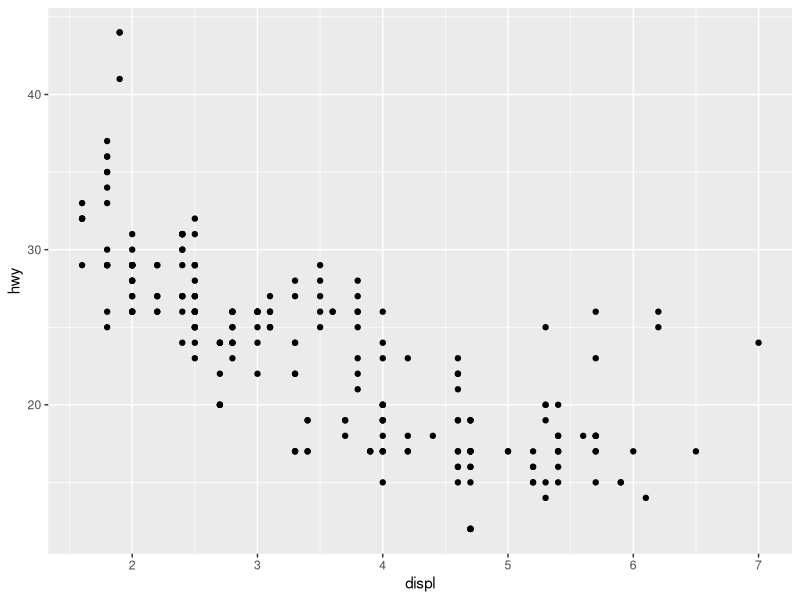
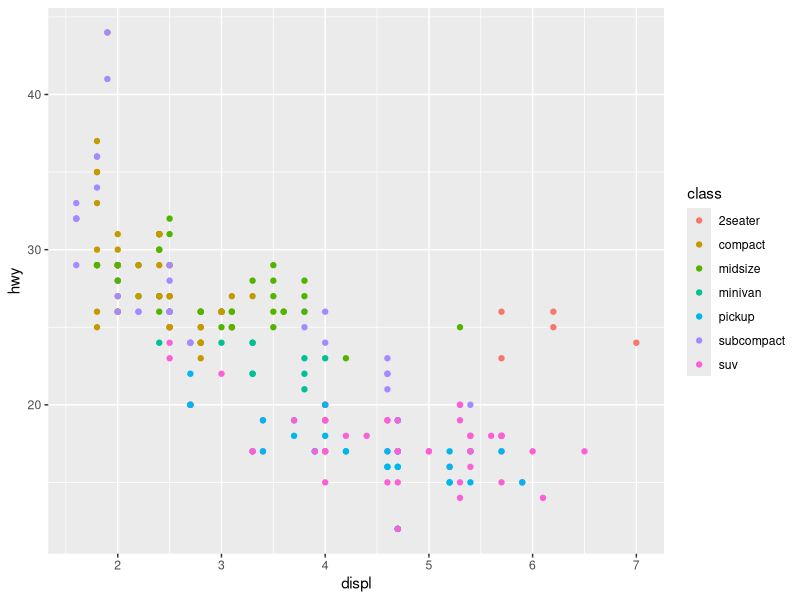
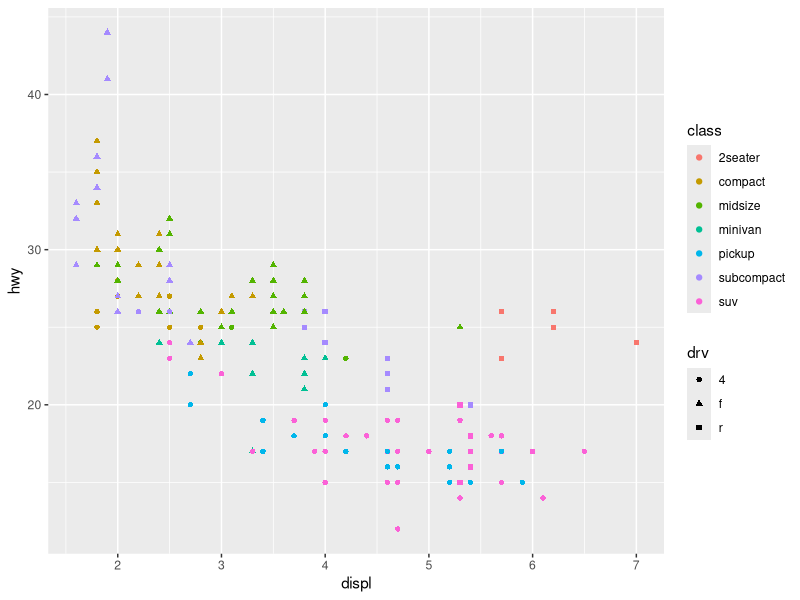
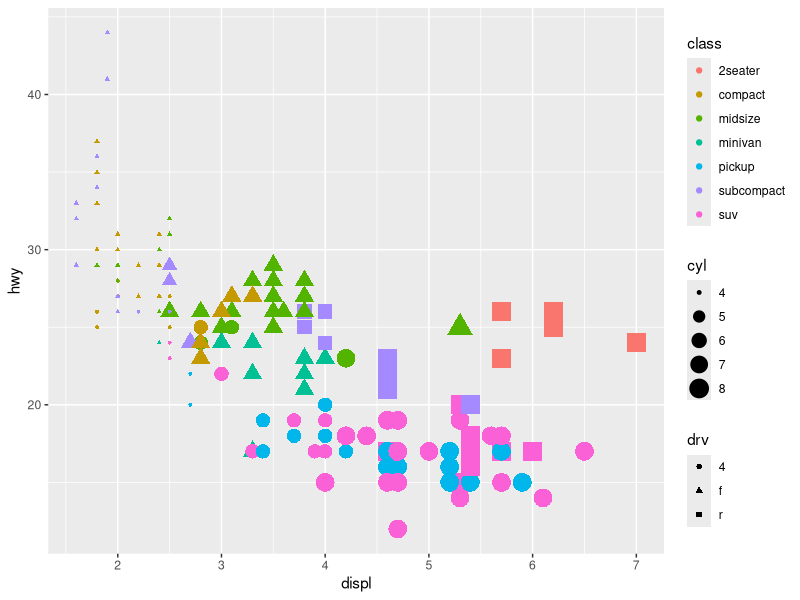
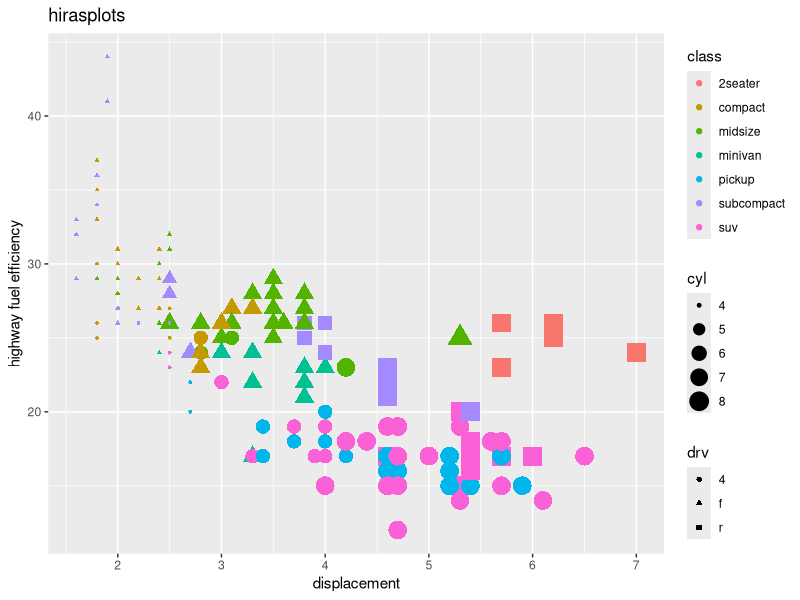

Write R code to recreate these figures, in order.

# EPI5143 Winter 2020 Quiz 3. Due Wednesday March 11th, 2020 by 11:59pm.   
# Please provide the code (and results from console if requested) you used to execute 
# the requested commands in each question 1 to 4 in this file.  Don't forget to include 
# your name in the document! (and in the filename) don't include the plot images themselves
# When you have completed the assignment, save it in same file format right from RStudio 
# (.R which is simply a plain text file) ans submit it to Github using instructions 
# from last class and the link emailed to you
# If you haven't already, install the "tidyverse" package, and load it into memory
# using the library() command
# The data visualization lecture notes, as well as Chapter 3: Data Visualization from 
# "R for Data Science" (available at https://r4ds.had.co.nz/ ) are good resources to 
# provide guidance 

# Question 1. The dataset mpg dataset is a base R dataset which includes data on fuel efficiency of a number
# of makes and models of automobile Have a look at this dataset using the View() command.
# how many observations and how many variables does this dataset have? (provide the code 
# and result from the console window)
# (hint:  use the nrow() and ncol() and/or the dim()  R functions )

####################################
#question#1 answer 
library(tidyverse)
library(ggplot2)
View(mpg)
nrow(mpg)
ncol(mpg)
dim(mpg)

#how many observaitons = 234
#how many variables = 11 
####################################

# The following commands to ggplot create a basic plot of the 
# highway fuel efficiency vs.engine size (displacement in L) for vehicles in the dataset
# ie. x=displ and y=hwy, run this code and look at the plot 
# (click zoom in the plots window to make it bigger) 
##################
ggplot(data = mpg) + geom_point(mapping = aes(x = displ, y = hwy))
##################
# Question 2. modify and run the ggplot code to make each class of vehicle a different colour
ggplot(data = mpg) + geom_point(mapping = aes(x = displ, y = hwy, color = class))

# Question 3. further modify and run the code to use a different shape to plot vehicles
# according whether vehicle is front, rear or 4 wheel drive (drv)
ggplot(data = mpg) + geom_point(mapping = aes(x = displ, y = hwy, color = class, shape = drv))

# Question 4. further modify and run the code to make the size of each point on the plot proportional
# to the number of cylinders the vehicle's engine has (cyl)
ggplot(data = mpg) + geom_point(mapping = aes(x = displ, y = hwy, color = class, shape = drv, size = cyl))

# Question 5. Modify the code to add a suitable title of your choice to your plot
hirasplot <- ggplot(data = mpg) + geom_point(mapping = aes(x = displ, y = hwy, color = class, shape = drv, size = cyl))
hirasplot + labs(title='hirasplots', x='displacement', y='highway fuel efficiency' )
